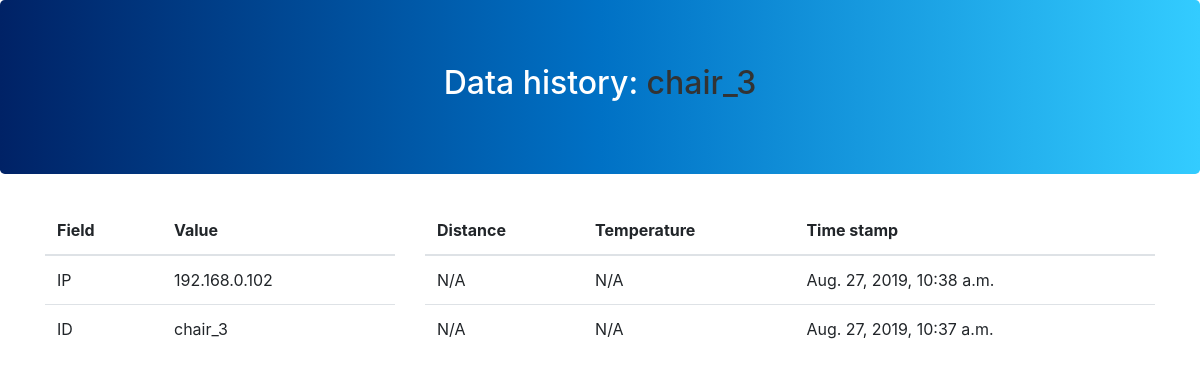
The app's page /ConnectedChairs/chair_3/, older data.
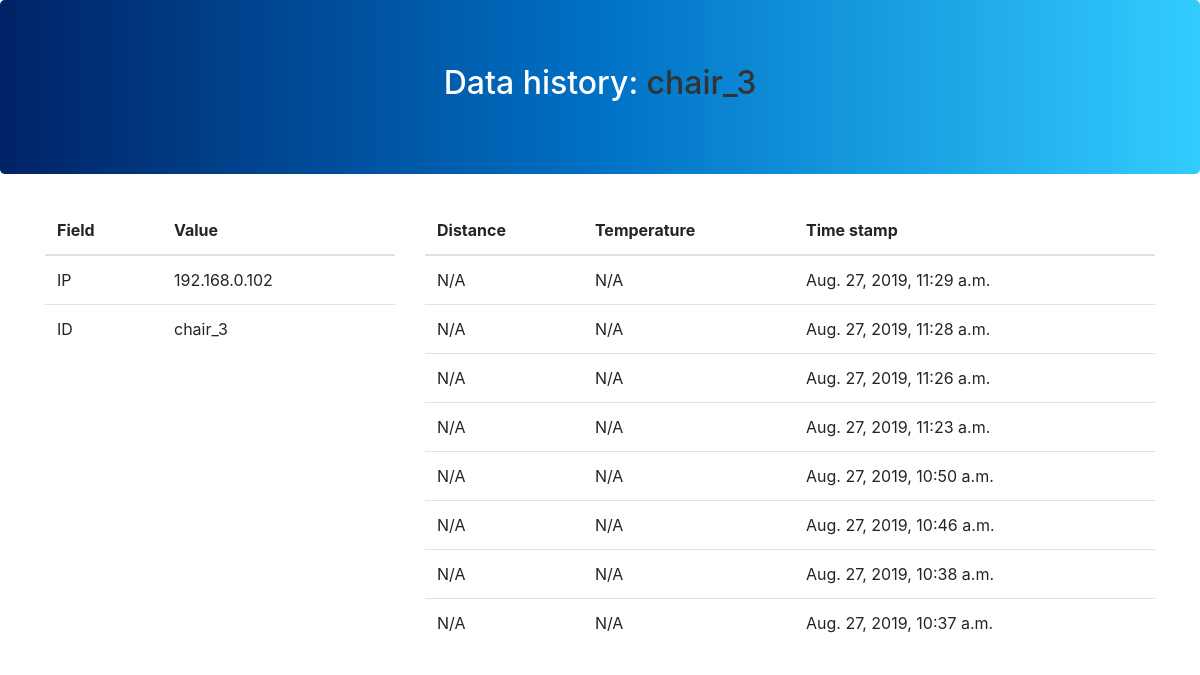
The same page, newer data.
### ConnectedChairs/models.py (models this page shows, shortened)
class Chair(models.Model):
    idc = models.CharField('chair ID', max_length=20, primary_key=True)
    ip = models.GenericIPAddressField('chair IP address', unique=True)

class Measure(models.Model):
    sensor_distance = models.CharField(max_length=20)
    sensor_temperature = models.CharField(max_length=20)
    date = models.DateTimeField()
    idc = models.ForeignKey(Chair, on_delete=models.CASCADE)
    def was_measured_recently(self):
        return self.date >= timezone.now() - datetime.timedelta(days=MEASURES_PERSISTENCE)
    was_measured_recently.admin_order_field = 'date'
    was_measured_recently.boolean = True
    was_measured_recently.short_description = 'Measured recently?'

### ConnectedChairs/views.py (the view)
# urls.py: path('<str:chair_id>/', views.detail, name='detail'),
def detail(request, chair_id):
    chair = get_object_or_404(Chair, idc=chair_id)
    list_measures = get_list_or_404(Measure.objects
                                    .order_by('-date'),
                                    idc=chair_id)
    context = {'chair': chair,
               'list_measures': list_measures,
               }
    return render(request, 'ConnectedChairs/detail.html', context)

### ConnectedChairs/templates/ConnectedChairs/detail.html (shortened to what this page needs)
<!DOCTYPE html>
{% load static %}
<html lang="en" dir="ltr">
  <head>
    <link rel="stylesheet" href="{% static 'css/bootstrap.min.css' %}">
    <link rel='stylesheet' href="{% static 'css/style.css' %}">
  </head>
  <body>
    <div class="jumbotron text-center">
      <h2>Data history: <span>{{chair.idc}}</span> </h2>
    </div>
    <div class="container">
      <div class="row">
        <div class="col-sm-4">
          {% if chair %}
          <table class="table borderless table-hover">
            <thead>
              <tr>
                <th>Field</th>
                <th>Value</th>
              </tr>
            </thead>
            <tbody>
                <tr>
                  <td>IP</td>
                  <td>{{ chair.ip }}</td>
                </tr>
                <tr>
                  <td>ID</td>
                  <td>{{ chair.idc }}</td>
                </tr>
            </tbody>
          </table>
          {% endif %}
        </div>
        <div class="col-sm-8">
          {% if list_measures %}
          <table class="table borderless table-hover">
            <thead>
              <tr>
                <th>Distance</th>
                <th>Temperature</th>
                <th>Time stamp</th>
              </tr>
            </thead>
            <tbody>
              {% for measure in list_measures %}
                <tr>
                  <td>{{ measure.sensor_distance }}</td>
                  <td>{{ measure.sensor_temperature }}</td>
                  <td>{{ measure.date }}</td>
                </tr>
              {% endfor %}
            </tbody>
          </table>
          {% endif %}
        </div>
      </div>
    </div>
  </body>
</html>

### ConnectedChairs/static/css/style.css (style rules this page uses)
h2 { color: #FFFF; font-size: 2em; }
h2 span { color: #333; }
.borderless th { border: none; }
.jumbotron { background: #0071c5 !important; background-image: linear-gradient(to right, #002266, #0071c5, #33ccff) !important; }

Row changes from the older to the newer data that the page shows:
added Measure: sensor_distance "N/A", sensor_temperature "N/A", date "Aug. 27, 2019, 11:29 a.m."
added Measure: sensor_distance "N/A", sensor_temperature "N/A", date "Aug. 27, 2019, 11:28 a.m."
added Measure: sensor_distance "N/A", sensor_temperature "N/A", date "Aug. 27, 2019, 11:26 a.m."
added Measure: sensor_distance "N/A", sensor_temperature "N/A", date "Aug. 27, 2019, 11:23 a.m."
added Measure: sensor_distance "N/A", sensor_temperature "N/A", date "Aug. 27, 2019, 10:50 a.m."
added Measure: sensor_distance "N/A", sensor_temperature "N/A", date "Aug. 27, 2019, 10:46 a.m."
